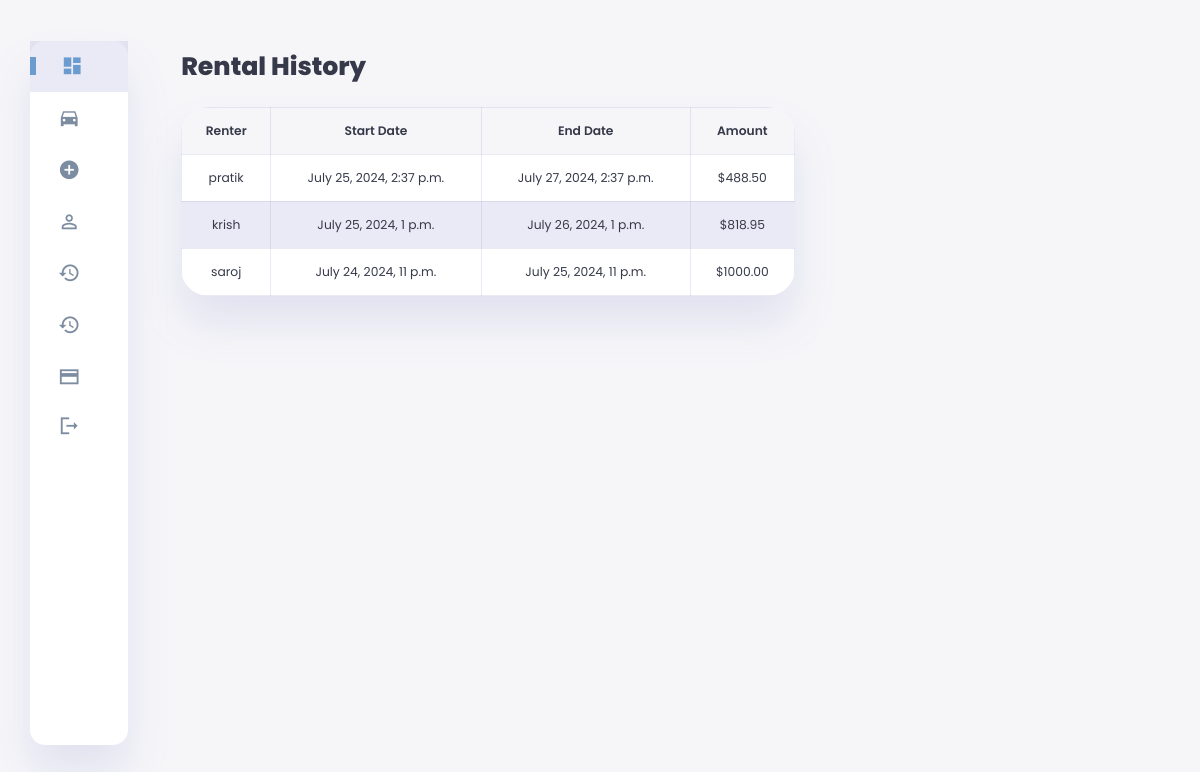
Page /rental_history/ (signed in) on the earlier database version.
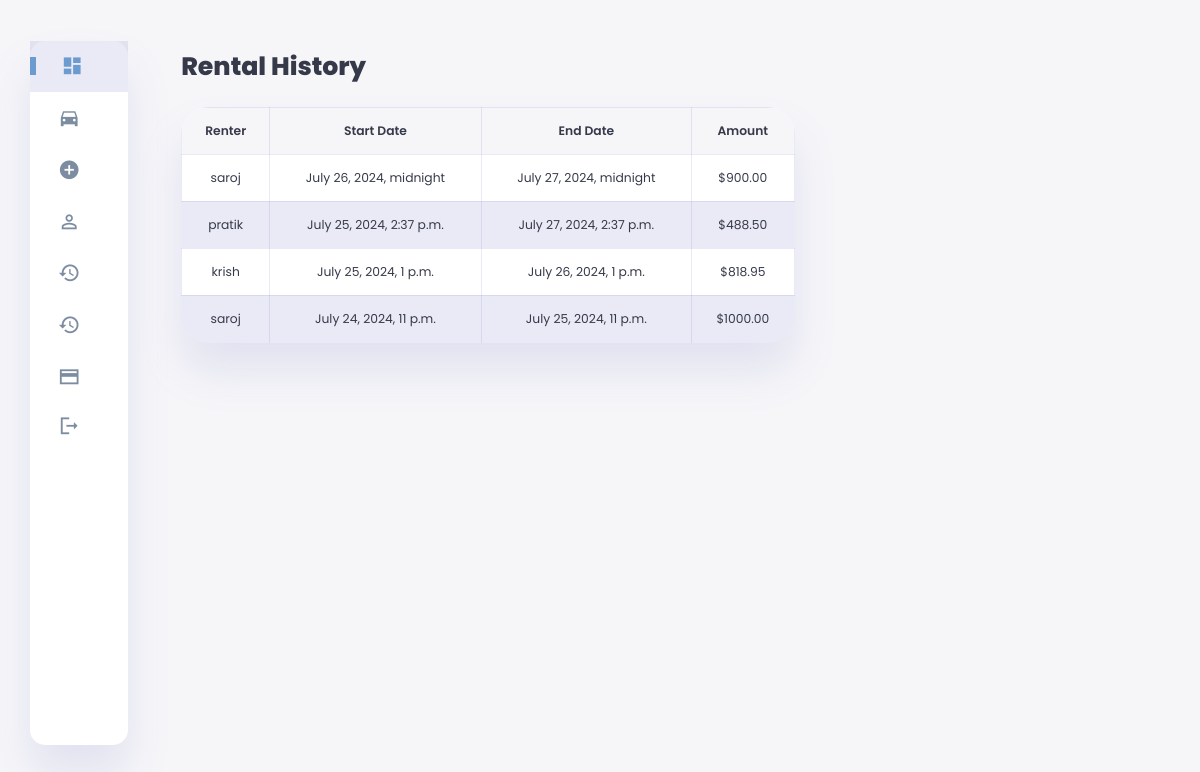
Same page on the later database version.
### sales_rental/models.py (models this page shows, shortened)
class Rental(models.Model):
    car = models.ForeignKey(Car, related_name='rentals', on_delete=models.CASCADE)
    renter = models.ForeignKey(User, on_delete=models.CASCADE)
    rental_start_date = models.DateTimeField()
    rental_end_date = models.DateTimeField()
    amount = models.DecimalField(max_digits=10, decimal_places=2, default=0.00)
    is_active = models.BooleanField(default=True)

class User(AbstractUser):
    email_confirmed = models.BooleanField(default=False)
    otp = models.CharField(max_length=6, null=True, blank=True)
    otp_expiration = models.DateTimeField(null=True, blank=True)
    watchlist = models.ManyToManyField('Car', related_name='watchlisted_by', blank=True)
    phone_number = models.CharField(max_length=15, null=True, blank=True)

### sales_rental/admin_views.py (the view)
# urls.py: path('rental_history/', admin_views.rental_history, name='rental_history'),
@user_passes_test(lambda u: u.is_superuser)
def rental_history(request):
    rental_history = Rental.objects.order_by('-rental_start_date')
    return render(request, 'rental_history.html', {'rental_history': rental_history})

### sales_rental/context_processors.py (called while the page is built)
def current_year(request):
    return {'current_year': datetime.now().year}

### sales_rental/templates/rental_history.html (shortened to what this page needs)
{% extends "admin_base.html" %}
{% load static %}
{% block content %}
<main>
    <h1>Rental History</h1>
    <table>
        <thead>
            <tr>
                <th>Renter</th>
                <th>Start Date</th>
                <th>End Date</th>
                <th>Amount</th>
            </tr>
        </thead>
        <tbody>
            {% for rental in rental_history %}
            <tr>
                <td>{{ rental.renter.username }}</td>
                <td>{{ rental.rental_start_date }}</td>
                <td>{{ rental.rental_end_date }}</td>
                <td>${{ rental.amount|floatformat:2 }}</td>
            </tr>
            {% endfor %}
        </tbody>
    </table>
</main>
{% endblock %}

Differences in the rows shown:
added Rental: renter.username "saroj", rental_start_date "July 26, 2024, midnight", rental_end_date "July 27, 2024, midnight", amount "900.00"
